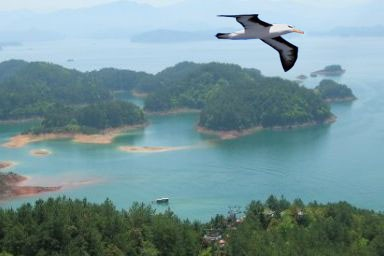
#> input picture compressed.jpg, 384 x 256 px, given as the content of the folder /path/to/CASIA2/dataset/Au, which was not available
$ jupyter execute --allow-errors ela_na_mobnetv2_new.ipynb
#> lines starting #> are read from the running program, lines starting #| are printed output that depends on the picture; pictures that were not available may be replaced by others from this repository, and a replacement may not be noted
[cell 1]
import os
import numpy as np
import tensorflow as tf
from tensorflow.keras.applications import MobileNetV2
from tensorflow.keras.layers import Dense, GlobalAveragePooling2D, Dropout
from tensorflow.keras.models import Model
from tensorflow.keras.optimizers import Adam
from tensorflow.keras.preprocessing.image import ImageDataGenerator
from tensorflow.keras.callbacks import ReduceLROnPlateau, EarlyStopping, ModelCheckpoint
import cv2
import pywt
import matplotlib.pyplot as plt
import seaborn as sns
from sklearn.model_selection import train_test_split
from sklearn.metrics import confusion_matrix, classification_report, roc_curve, auc

[cell 2]
import os
import numpy as np
import tensorflow as tf
from tensorflow.keras.applications import MobileNetV2
from tensorflow.keras.layers import Dense, GlobalAveragePooling2D, Dropout
from tensorflow.keras.models import Model
from tensorflow.keras.optimizers import Adam
from tensorflow.keras.preprocessing.image import ImageDataGenerator
from tensorflow.keras.callbacks import ReduceLROnPlateau, EarlyStopping, ModelCheckpoint
import cv2
import matplotlib.pyplot as plt
import seaborn as sns
from sklearn.model_selection import train_test_split
from sklearn.metrics import confusion_matrix, classification_report, roc_curve, auc

def load_images_from_folder(folder, target_size=(224, 224), max_images=None):
    """
    Load images from a folder with memory-efficient approach

    Args:
        folder (str): Path to image folder
        target_size (tuple): Resize images to this size
        max_images (int, optional): Limit number of images loaded

    Returns:
        tuple: Images and corresponding labels
    """
    images = []
    labels = []

    # List all image files
    image_files = [f for f in os.listdir(folder) if f.lower().endswith(('.png', '.jpg', '.jpeg', '.bmp', '.tif'))]

    # Limit images if specified
    if max_images:
        image_files = image_files[:max_images]

    for filename in image_files:
        img_path = os.path.join(folder, filename)
        try:
            # Read image
            img = cv2.imread(img_path)

            # Check if image was read successfully
            if img is not None:
                # Resize image
                img = cv2.resize(img, target_size)

                # Convert BGR to RGB
                img = cv2.cvtColor(img, cv2.COLOR_BGR2RGB)

                # Normalize
                img = img / 255.0

                images.append(img)
        except Exception as e:
            print(f"Error processing {img_path}: {e}")

    return np.array(images)

def load_casia2_dataset(dataset_path, max_images_per_class=None):
    """
    Load CASIA2 dataset with memory efficiency

    Args:
        dataset_path (str): Path to CASIA2 dataset
        max_images_per_class (int, optional): Limit images per class

    Returns:
        tuple: Images and labels
    """
    # Load authentic and tampered images
    authentic_images = load_images_from_folder(
        os.path.join(dataset_path, 'Au'),
        max_images=max_images_per_class
    )
    tampered_images = load_images_from_folder(
        os.path.join(dataset_path, 'Tp'),
        max_images=max_images_per_class
    )

    # Create labels
    authentic_labels = np.zeros(len(authentic_images))
    tampered_labels = np.ones(len(tampered_images))

    # Combine images and labels
    images = np.concatenate([authentic_images, tampered_images])
    labels = np.concatenate([authentic_labels, tampered_labels])

    return images, labels

# [126 lines left out: functions create_hybrid_model, train_model, not called in this run]

def main():
    # Set random seed
    np.random.seed(42)
    tf.random.set_seed(42)
#> (this line was passed over: tensorflow is not available in this run)

    # Dataset path (MODIFY THIS)
    dataset_path = '/path/to/CASIA2/dataset'

    # Load dataset (limit images to prevent memory issues)
    images, labels = load_casia2_dataset(dataset_path, max_images_per_class=500)
#> in load_images_from_folder, img is the input picture: shape (256, 384, 3); mean B, G, R 153.2, 148, 117.6
#> in load_images_from_folder, `img = cv2.resize(img, target_size)`:
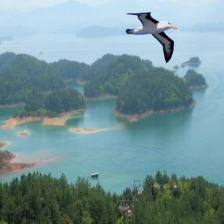
#> img: shape (224, 224, 3); mean B, G, R 153.1, 147.9, 117.5
#> in load_casia2_dataset, `authentic_labels = np.zeros(len(authentic_images))`: authentic_labels = [0]
#> in load_casia2_dataset, `tampered_labels = np.ones(len(tampered_images))`: tampered_labels = [1]
#> in load_casia2_dataset, `labels = np.concatenate([authentic_labels, tampered_labels])`: labels = [0, 1]
#> labels = [0, 1]

    # Print dataset info
    print(f"Total images: {len(images)}")
#| Total images: 2
    print(f"Authentic images: {np.sum(labels == 0)}")
#| Authentic images: 1
    print(f"Tampered images: {np.sum(labels == 1)}")
#| Tampered images: 1

    # Split dataset
    X_train, X_test, y_train, y_test = train_test_split(
        images, labels, test_size=0.2, random_state=42, stratify=labels
    )

    # Input shape
    input_shape = (224, 224, 3)

    # Train and evaluate
    results = train_model(X_train, X_test, y_train, y_test, input_shape)

    # Print results
    print("\nFinal Test Metrics:")
    print(f"Test Loss: {results['test_loss']}")
    print(f"Test Accuracy: {results['test_accuracy']}")
    print(f"Test AUC: {results['test_auc']}")

#> (the rest of this cell did not finish here and is left out)

[cell 3]
import os
import numpy as np
import tensorflow as tf
from tensorflow.keras.applications import MobileNetV2
from tensorflow.keras.layers import Dense, GlobalAveragePooling2D, Dropout, BatchNormalization
from tensorflow.keras.models import Model
from tensorflow.keras.optimizers import Adam
from tensorflow.keras.preprocessing.image import ImageDataGenerator
from tensorflow.keras.callbacks import ReduceLROnPlateau, EarlyStopping, ModelCheckpoint
import cv2
import matplotlib.pyplot as plt
import seaborn as sns
from sklearn.model_selection import train_test_split
from sklearn.metrics import confusion_matrix, classification_report

def load_images_from_folder(folder, target_size=(224, 224), max_images=None):
    """ Load images from a folder efficiently """
    images = []
    image_files = [f for f in os.listdir(folder) if f.lower().endswith(('.png', '.jpg', '.jpeg'))]
    if max_images:
        image_files = image_files[:max_images]

    for filename in image_files:
        img_path = os.path.join(folder, filename)
        try:
            img = cv2.imread(img_path)
            if img is not None:
                img = cv2.resize(img, target_size)
                img = cv2.cvtColor(img, cv2.COLOR_BGR2RGB)
                img = img / 255.0  # Normalize
                images.append(img)
        except Exception as e:
            print(f"Error processing {img_path}: {e}")

    return np.array(images)

def load_casia2_dataset(dataset_path, max_images_per_class=None):
    """ Load CASIA2 dataset """
    authentic_images = load_images_from_folder(os.path.join(dataset_path, 'Au'), max_images=max_images_per_class)
    tampered_images = load_images_from_folder(os.path.join(dataset_path, 'Tp'), max_images=max_images_per_class)
    authentic_labels = np.zeros(len(authentic_images))
    tampered_labels = np.ones(len(tampered_images))
    images = np.concatenate([authentic_images, tampered_images])
    labels = np.concatenate([authentic_labels, tampered_labels])
    return images, labels

# [61 lines left out: functions create_optimized_model, train_model, not called in this run]

def main():
    # Set random seeds for reproducibility
    np.random.seed(42)
    tf.random.set_seed(42)
#> (this line was passed over: tensorflow is not available in this run)

    # Dataset path (MODIFY THIS)
    dataset_path = './CASIA2/'

    # Load dataset
    images, labels = load_casia2_dataset(dataset_path, max_images_per_class=1000)
#> in load_casia2_dataset, `authentic_labels = np.zeros(len(authentic_images))`: authentic_labels = [0]
#> in load_casia2_dataset, `tampered_labels = np.ones(len(tampered_images))`: tampered_labels = [1]
#> in load_casia2_dataset, `labels = np.concatenate([authentic_labels, tampered_labels])`: labels = [0, 1]
#> labels = [0, 1]
    X_train, X_test, y_train, y_test = train_test_split(images, labels, test_size=0.2, random_state=42, stratify=labels)

    # Train and fine-tune the model
    input_shape = (224, 224, 3)
    model = train_model(X_train, X_test, y_train, y_test, input_shape)

    # Evaluate model
    y_pred_proba = model.predict(X_test).flatten()
    y_pred = (y_pred_proba > 0.5).astype(int)
    print("\nClassification Report:")
    print(classification_report(y_test, y_pred, target_names=['Authentic', 'Tampered']))

#> (the rest of this cell did not finish here and is left out)

[cell 4]
import os
import numpy as np
import cv2
from PIL import Image, ImageChops, ImageEnhance
import pywt
from tensorflow.keras import Model
from tensorflow.keras.layers import Dense, GlobalAveragePooling2D, Dropout, Input, Conv2D
from tensorflow.keras.optimizers import Adam
from tensorflow.keras.applications import MobileNetV2
from tensorflow.keras.preprocessing.image import ImageDataGenerator
from tensorflow.keras.callbacks import ReduceLROnPlateau
from sklearn.model_selection import train_test_split
from sklearn.utils import class_weight
from sklearn.metrics import classification_report, f1_score

def generate_ela_image(image_path, quality=90):
    """
    Generate ELA image to highlight tampering artifacts.

    Args:
        image_path (str): Path to the original image.
        quality (int): Quality level for compression (JPEG).

    Returns:
        np.ndarray: ELA image as uint8.
    """
    original = Image.open(image_path).convert('RGB')
    # Save as JPEG with specific quality
    temp_path = 'temp_compressed.jpg'
    original.save(temp_path, 'JPEG', quality=quality)

    # Reload compressed image
    compressed = Image.open(temp_path)

    # Calculate the difference
    ela_image = ImageChops.difference(original, compressed)

    # Enhance the difference for better visibility
    extrema = ela_image.getextrema()
    max_diff = max([ex[1] for ex in extrema]) or 1
    scale = 255.0 / max_diff
    ela_image = ImageEnhance.Brightness(ela_image).enhance(scale)

    # Convert to numpy and ensure uint8
    return np.array(ela_image).astype(np.uint8)


def extract_wavelet_noise(image_array):
    """
    Extract noise using Discrete Wavelet Transform (DWT).

    Args:
        image_array (np.ndarray): Input image as a numpy array.

    Returns:
        np.ndarray: Reconstructed noise image as uint8.
    """
    # Convert to grayscale
    gray = cv2.cvtColor(image_array, cv2.COLOR_RGB2GRAY)
    gray = gray / 255.0  # Normalize to [0, 1]

    # Perform 2D wavelet transform
    coeffs = pywt.wavedec2(gray, 'haar', level=2)

    # Zero out approximation coefficients to keep only noise
    coeffs_H = list(coeffs)
    coeffs_H[0] = np.zeros_like(coeffs_H[0])

    # Reconstruct image from modified coefficients
    noise = pywt.waverec2(coeffs_H, 'haar')

    # Clip and rescale to uint8
    noise = np.clip(noise * 255.0, 0, 255).astype(np.uint8)
    return noise


def preprocess_image(image_path, target_size=(224, 224)):
    """
    Preprocess image by combining ELA and wavelet noise.

    Args:
        image_path (str): Path to the image.
        target_size (tuple): Resize target dimensions.

    Returns:
        np.ndarray: Combined image with ELA and Wavelet Noise as 3 channels.
    """
    # Read and resize image
    img = cv2.imread(image_path)
    img = cv2.cvtColor(img, cv2.COLOR_BGR2RGB)
    img = cv2.resize(img, target_size).astype(np.uint8)

    # Generate ELA image
    ela_image = generate_ela_image(image_path, quality=90)
    ela_image_resized = cv2.resize(ela_image, target_size)

    # Extract wavelet noise
    wavelet_noise = extract_wavelet_noise(img)
    wavelet_noise_resized = cv2.resize(wavelet_noise, target_size)

    # Combine original, ELA, and wavelet noise into 3 channels
    combined = np.stack([img[:, :, 0], ela_image_resized[:, :, 0], wavelet_noise_resized], axis=-1)
    return combined.astype(np.float32) / 255.0  # Normalize to [0, 1]


def load_casia2_dataset_with_preprocessing(dataset_path, target_size=(224, 224), max_images=None):
    """
    Load CASIA2 dataset with ELA + Wavelet Noise preprocessing.

    Args:
        dataset_path (str): Path to the CASIA2 dataset.
        target_size (tuple): Resize dimensions.
        max_images (int): Maximum images per class.

    Returns:
        tuple: Preprocessed images and labels.
    """
    images, labels = [], []
    for label, folder in enumerate(['Au', 'Tp']):  # Authentic = 0, Tampered = 1
        folder_path = os.path.join(dataset_path, folder)
        files = os.listdir(folder_path)[:max_images]

        for file in files:
            image_path = os.path.join(folder_path, file)
            try:
                preprocessed_img = preprocess_image(image_path, target_size)
                images.append(preprocessed_img)
                labels.append(label)
            except Exception as e:
                print(f"Error processing {image_path}: {e}")

    return np.array(images), np.array(labels)


# [16 lines left out: function create_mobilenetv2_model, not called in this run]


def main():
    dataset_path = './CASIA22'  # Update path
    X, y = load_casia2_dataset_with_preprocessing(dataset_path, max_images=1000)
#> in generate_ela_image, `extrema = ela_image.getextrema()`: extrema = ((0, 10), (0, 3), (0, 11))
#> in generate_ela_image, `max_diff = max([ex[1] for ex in extrema]) or 1`: max_diff = 11
#> in generate_ela_image, `scale = 255.0 / max_diff`: scale = 23.18
#> in generate_ela_image, `ela_image = ImageEnhance.Brightness(ela_image).enhance(scale)`:
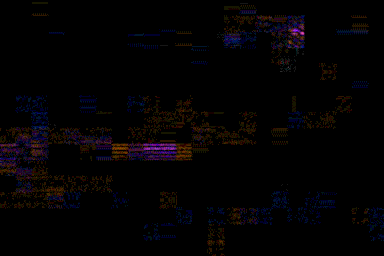
#> ela_image: PIL image 384x256 RGB; mean R, G, B 3.6, 2.1, 3.1
#> in preprocess_image, `ela_image_resized = cv2.resize(ela_image, target_size)`:
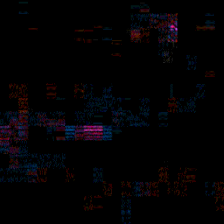
#> ela_image_resized: shape (224, 224, 3); mean of channels 0, 1, 2 3.6, 2.1, 3.1; drawn as B, G, R
#> in extract_wavelet_noise, `gray = cv2.cvtColor(image_array, cv2.COLOR_RGB2GRAY)`:
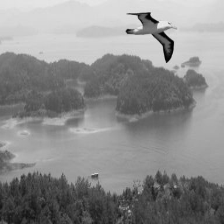
#> gray: shape (224, 224); min 2, max 237, mean 139.4
#> in extract_wavelet_noise, `coeffs = pywt.wavedec2(gray, 'haar', level=2)`: coeffs = 3 items
#> in extract_wavelet_noise, `noise = pywt.waverec2(coeffs_H, 'haar')`:
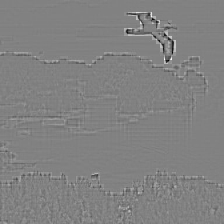
#> noise: shape (224, 224) float64; min -0.622, max 0.6, mean -6.75e-20; drawn with min black and max white
#> in preprocess_image, `combined = np.stack([img[:, :, 0], ela_image_resized[:, :, 0], wavelet..`:
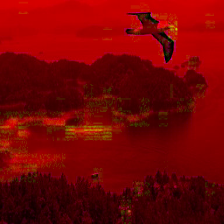
#> combined: shape (224, 224, 3); mean R, G, B 117.5, 3.6, 2.2
#> in preprocess_image, `return combined.astype(np.float32) / 255.0`:
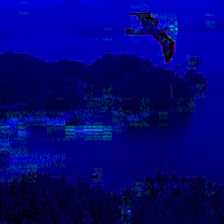
#> returned value: shape (224, 224, 3) float32; mean of channels 0, 1, 2 0.461, 0.0143, 0.00877; drawn as B, G, R
#> y = [0, 1]

    # Split dataset
    X_train, X_test, y_train, y_test = train_test_split(X, y, test_size=0.2, stratify=y, random_state=42)
    input_shape = (224, 224, 3)  # Updated to 9 channels

    # Compute class weights
    class_weights = class_weight.compute_class_weight('balanced', classes=np.unique(y_train), y=y_train)
    class_weights_dict = {i: class_weights[i] for i in range(len(class_weights))}

    # Data augmentation
    train_datagen = ImageDataGenerator(
        rotation_range=15,
        width_shift_range=0.1,
        height_shift_range=0.1,
        shear_range=0.1,
        zoom_range=0.1,
        horizontal_flip=True,
        brightness_range=[0.8, 1.2]
    )

    train_generator = train_datagen.flow(X_train, y_train, batch_size=16)

    # Create model
    model = create_mobilenetv2_model(input_shape)

    # Initial Training with Frozen Layers
    model.fit(train_generator, epochs=10, validation_data=(X_test, y_test), class_weight=class_weights_dict)

    # Unfreeze the base model for fine-tuning
    model.layers[1].trainable = True  # Unfreeze MobileNetV2 base model
    model.compile(optimizer=Adam(learning_rate=1e-5), loss='binary_crossentropy', metrics=['accuracy', tf.keras.metrics.AUC()])

    # Fine-tune
    model.fit(train_generator, epochs=20, validation_data=(X_test, y_test), class_weight=class_weights_dict)

    # Evaluate model
    y_pred = (model.predict(X_test) > 0.5).astype(int)
    print(classification_report(y_test, y_pred, target_names=['Authentic', 'Tampered']))
    print(f"F1-Score: {f1_score(y_test, y_pred)}")


#> (the rest of this cell did not finish here and is left out)

[cell 5]
import os
import numpy as np
import cv2
from PIL import Image, ImageChops, ImageEnhance
from multiprocessing import Pool, cpu_count
import tensorflow as tf
from tensorflow.keras.applications import MobileNetV2
from tensorflow.keras.layers import GlobalAveragePooling2D, Dense, Dropout
from tensorflow.keras.models import Model
from sklearn.model_selection import train_test_split
from sklearn.metrics import classification_report
from tensorflow.keras.optimizers import Adam


# --- ELA Image Generation ---
def generate_ela_image(image_path, quality=90):
    """
    Generate an ELA image to highlight tampering artifacts.
    """
    original = Image.open(image_path).convert("RGB")
    temp_path = "temp_compressed.jpg"
    original.save(temp_path, "JPEG", quality=quality)
    compressed = Image.open(temp_path)
    ela_image = ImageChops.difference(original, compressed)
    extrema = ela_image.getextrema()
    max_diff = max([ex[1] for ex in extrema]) or 1
    scale = 255.0 / max_diff
    ela_image = ImageEnhance.Brightness(ela_image).enhance(scale)
    return np.array(ela_image).astype(np.uint8)


# --- Wavelet Noise Extraction ---
import pywt

def extract_wavelet_noise(image_array):
    """
    Extract noise using Discrete Wavelet Transform (DWT).
    """
    gray = cv2.cvtColor(image_array, cv2.COLOR_RGB2GRAY) / 255.0
    coeffs = pywt.wavedec2(gray, "haar", level=2)
    coeffs_H = list(coeffs)
    coeffs_H[0] = np.zeros_like(coeffs_H[0])  # Zero out approximation coefficients
    noise = pywt.waverec2(coeffs_H, "haar")
    noise = np.clip(noise * 255.0, 0, 255).astype(np.uint8)
    return noise


# --- Preprocessing ---
def preprocess_image(image_path, target_size=(224, 224)):
    """
    Preprocess image by combining ELA and Wavelet Noise.
    """
    img = cv2.imread(image_path)
    img = cv2.cvtColor(img, cv2.COLOR_BGR2RGB)
    img_resized = cv2.resize(img, target_size)

    ela_image = generate_ela_image(image_path)
    ela_resized = cv2.resize(ela_image, target_size)

    wavelet_noise = extract_wavelet_noise(img)
    wavelet_resized = cv2.resize(wavelet_noise, target_size)

    combined = np.stack([img_resized[:, :, 0], ela_resized[:, :, 0], wavelet_resized], axis=-1)
    return combined.astype(np.float32) / 255.0  # Normalize


def preprocess_image_wrapper(args):
    return preprocess_image(*args)


def load_casia2_dataset(dataset_path, target_size=(224, 224), max_images=None):
    """
    Load CASIA2 dataset with parallel preprocessing.
    """
    images, labels = [], []
    for label, folder in enumerate(["Au", "Tp"]):
        folder_path = os.path.join(dataset_path, folder)
        files = os.listdir(folder_path)[:max_images]
        file_paths = [(os.path.join(folder_path, file), target_size) for file in files]

        with Pool(cpu_count()) as p:
            preprocessed_images = p.map(preprocess_image_wrapper, file_paths)

        images.extend(preprocessed_images)
        labels.extend([label] * len(preprocessed_images))

    return np.array(images), np.array(labels)


# --- Model Definition ---
# [18 lines left out: function create_mobilenetv2_model, not called in this run]


# --- Main Training Pipeline ---
def main():
    dataset_path = "./CASIA22"  # Path to the CASIA2 dataset
    target_size = (224, 224)
    max_images = 1000  # Limit the number of images per class

    # Load and preprocess dataset
    print("Loading and preprocessing dataset...")
    X, y = load_casia2_dataset(dataset_path, target_size, max_images)
#> in generate_ela_image, `extrema = ela_image.getextrema()`: extrema = ((0, 10), (0, 3), (0, 11))
#> in generate_ela_image, `max_diff = max([ex[1] for ex in extrema]) or 1`: max_diff = 11
#> in generate_ela_image, `scale = 255.0 / max_diff`: scale = 23.18
#> in extract_wavelet_noise, `gray = cv2.cvtColor(image_array, cv2.COLOR_RGB2GRAY) / 255.0`:
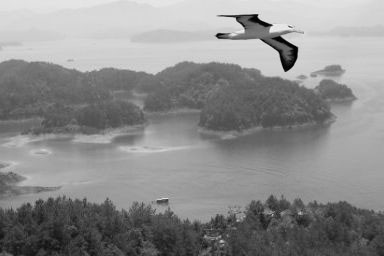
#> gray: shape (256, 384) float64; min 0, max 0.973, mean 0.547
#> in extract_wavelet_noise, `coeffs = pywt.wavedec2(gray, "haar", level=2)`: coeffs = 3 items
#> in extract_wavelet_noise, `noise = pywt.waverec2(coeffs_H, "haar")`:
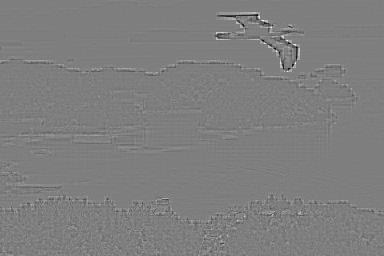
#> noise: shape (256, 384) float64; min -0.686, max 0.696, mean -1.13e-20; drawn with min black and max white
#> in extract_wavelet_noise, `noise = np.clip(noise * 255.0, 0, 255).astype(np.uint8)`:
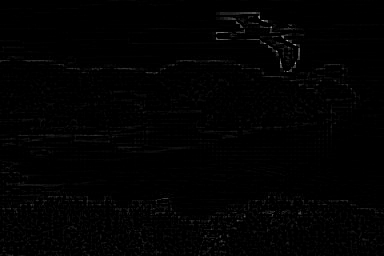
#> noise: shape (256, 384); min 0, max 177, mean 2
#> in load_casia2_dataset, `preprocessed_images = p.map(preprocess_image_wrapper, file_paths)`: preprocessed_images = 1 item
#> y = [0, 1]

    # Train/test split
    X_train, X_test, y_train, y_test = train_test_split(X, y, test_size=0.2, stratify=y, random_state=42)

    # Create model
    input_shape = (224, 224, 3)
    print("Creating model...")
    model = create_mobilenetv2_model(input_shape)

    # Train model
    print("Training model...")
    history = model.fit(X_train, y_train, batch_size=16, epochs=10, validation_data=(X_test, y_test))

    # Evaluate model
    print("Evaluating model...")
    y_pred = (model.predict(X_test) > 0.5).astype(int)
    print(classification_report(y_test, y_pred, target_names=["Authentic", "Tampered"]))

    # Save model
    model.save("mobilenetv2_casia2.h5")
    print("Model saved as mobilenetv2_casia2.h5")


#> (the rest of this cell did not finish here and is left out)
